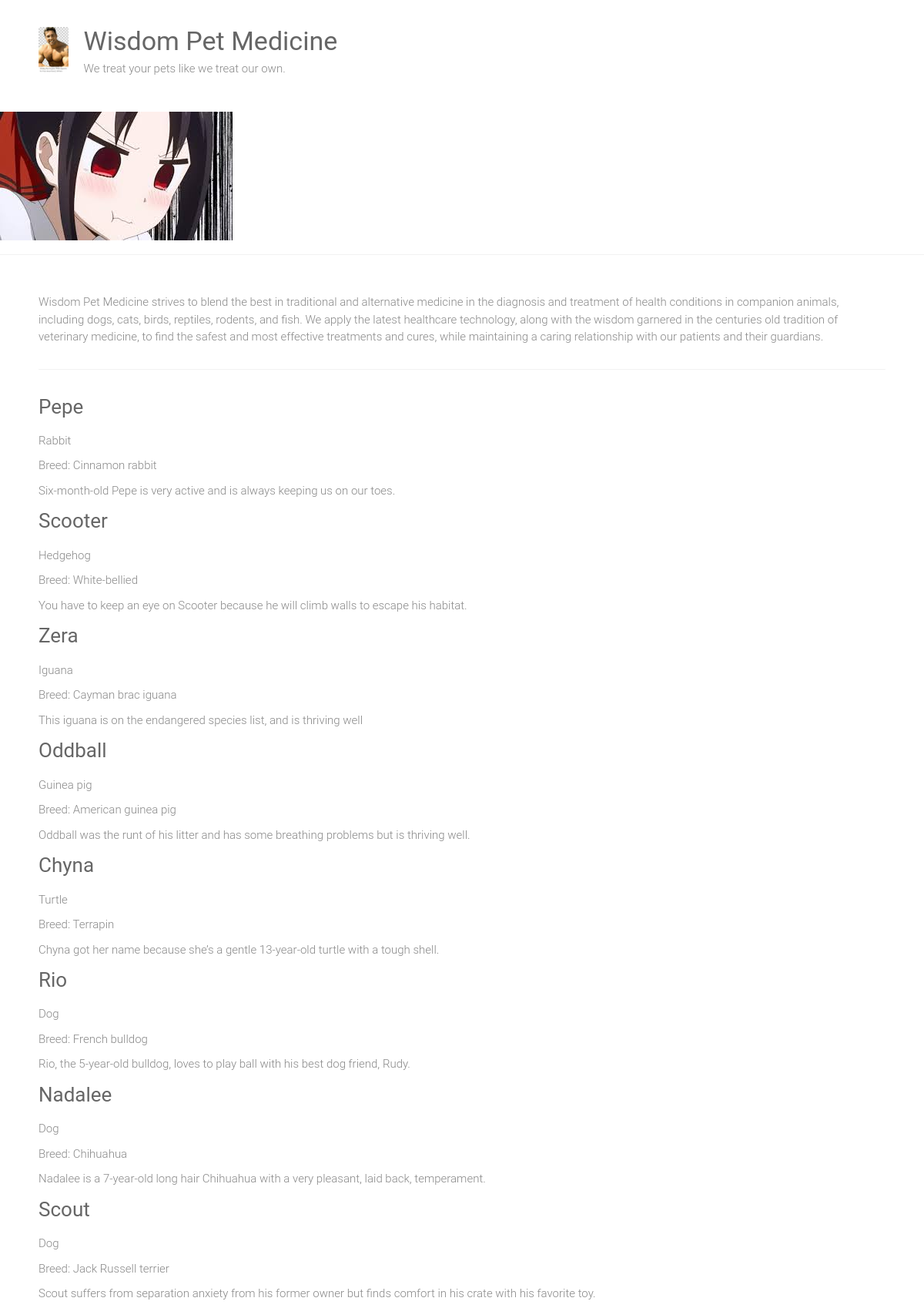
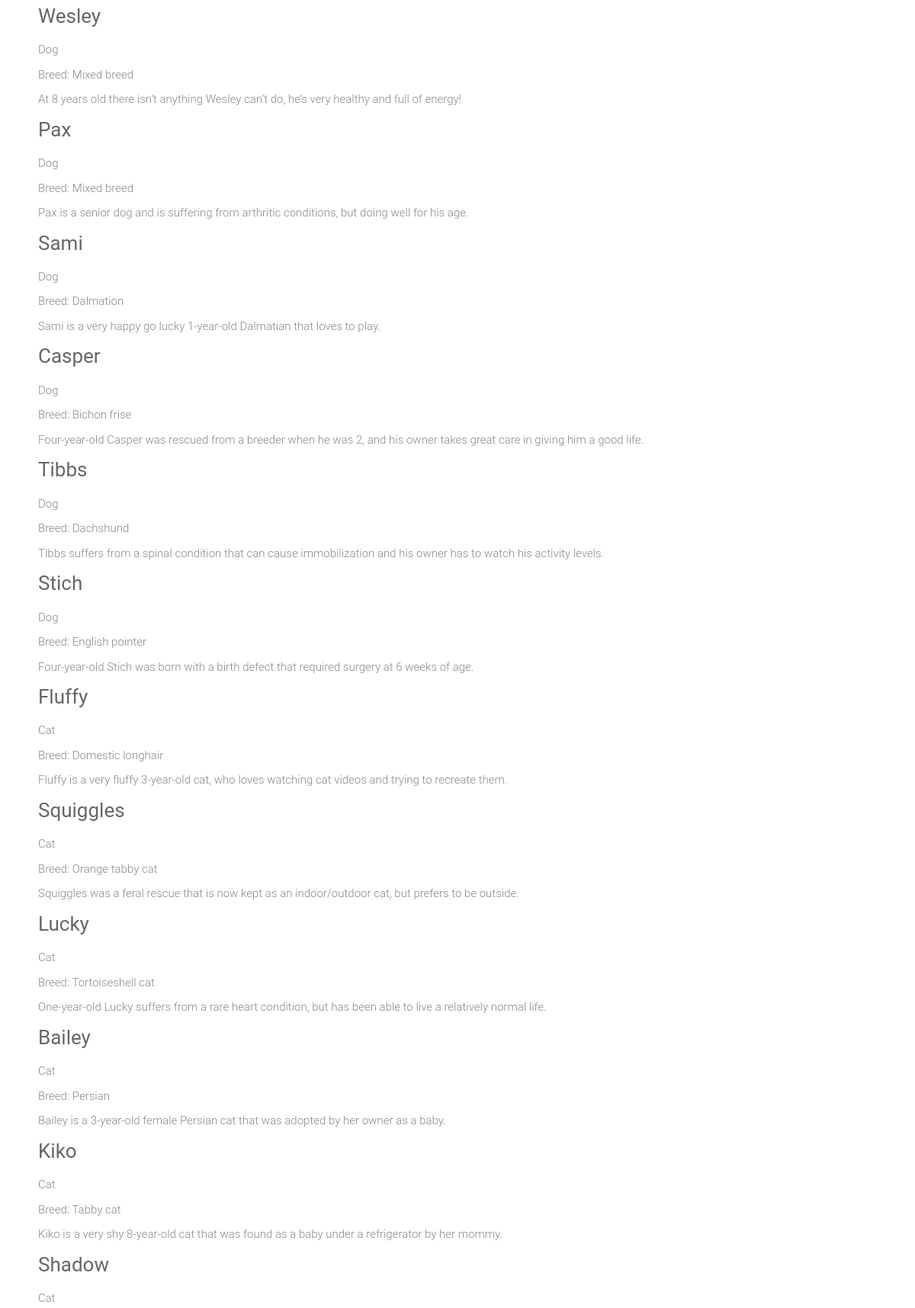
The page / (upper part) on the database its author committed (2 pictures, top to bottom).
### adoptions/models.py (models this page shows)
class Pet(models.Model):
    SEX_CHOICES = [('M', 'Male'), ('F', 'Female')]
    name = models.CharField(max_length=100)
    submitter = models.CharField(max_length=100)
    species = models.CharField(max_length=30)
    breed = models.CharField(max_length=30, blank=True)
    description = models.TextField()
    sex = models.CharField(choices=SEX_CHOICES, max_length=1, blank=True)
    submission_date = models.DateTimeField()
    age = models.IntegerField(null=True)
    vaccinations = models.ManyToManyField('Vaccine', blank=True)

### adoptions/views.py (the view)
# urls.py: 2. Add a URL to urlpatterns:  url(r'^$', views.home, name='home')
def home(request):
    pets = Pet.objects.all()
    return render(request, 'home.html',{'pets':pets})

### adoptions/templates/home.html
{% extends "base.html" %}
{% block content %}
<div>
    {% for pet in pets %}
        <div class="petname">
            <a href = "{% url 'pet_detail' pet.id %}">
                <h3>{{ pet.name|capfirst }}</h3>
            </a>
            <p>{{ pet.species}}</p>
            {% if pet.breed %}
            <p>Breed: {{pet.breed}}</p>
            {% endif %}
            <p>{{ pet.description}}</p>
        </div>
    {% endfor %}
</div>
{% endblock %}

### adoptions/templates/base.html (shortened to what this page needs)
{% load static %}
<html lang="en-US">
    <head>
        <link rel="stylesheet" id="ample-style-css" href="{% static 'style.css' %}" type="text/css" media="all">
    </head>
    <body class="wide">
        <div id="page" class="hfeed site">
            <header>
                <div class="header">
                    <div class="main-head-wrap inner-wrap clearfix">
                        <div id="header-logo-image">
                            <a href="/">
                                <img src="{% static 'images/Billy fake png.jpeg' %}" alt="Wisdom Pet Medicine">
                            </a>
                        </div>
                        <div id="header-text" class="">
                            <h1 id="site-title">
                                <a href="/" title="Wisdom Pet Medicine" rel="home">Wisdom Pet Medicine</a>
                            </h1>
                            <p>We treat your pets like we treat our own.</p>
                        </div>
                    </div>
                    <img src="{%static 'images/angry kaguya sama.jpeg' %}" alt="Wisdom Pet Medicine">
                </div>
            </header>
            <div class="main-wrapper">
                <div class="single-page clearfix">
                    <div class="inner-wrap">
                        <p>Wisdom Pet Medicine strives to blend the best in traditional and alternative medicine in the diagnosis and treatment of health conditions in companion animals, including dogs, cats, birds, reptiles, rodents, and fish. We apply the latest healthcare technology, along with the wisdom garnered in the centuries old tradition of veterinary medicine, to find the safest and most effective treatments and cures, while maintaining a caring relationship with our patients and their guardians.</p>
                        <hr>
                        <div>
                        {% block content %}
                        {% endblock %}
                        </div>
                    </div>
                </div>
            </div>
        </div>
    </body>
</html>

### static/style.css (style rules this page uses)
html, body, div, span, applet, object, iframe, h1, h2, h3, h4, h5, h6, p, blockquote, pre, a, abbr, acronym, address, big, cite, code, del, dfn, em, font, ins, kbd, q, s, samp, small, strike, strong, sub, sup, tt, var, dl, dt, dd, ol, ul, li, fieldset, form, label, legend, table, caption, tbody, tfoot, thead, tr, th, td { border: 0; font: inherit; font-size: 100%; font-style: inherit; font-weight: inherit; margin: 0; outline: 0; padding: 0; vertical-align: baseline; }
html { overflow-y: scroll; -webkit-text-size-adjust: 100%; -ms-text-size-adjust: 100%; }
article, aside, details, figcaption, figure, footer, header, main, nav, section { display: block; }
h1, h2, h3, h4, h5, h6 { color: #666666; line-height: 1.4; padding-bottom: 15px; font-weight: normal; }
h1 { font-size: 30px; }
h3 { font-size: 26px; }
body, button, input, select, textarea { color: #888888; font-size: 15px; line-height: 1.5; font-family: 'Roboto', sans-serif; font-weight: 300; }
p { color: #888888; font-size: 15px; line-height: 1.5; margin-bottom: 15px; font-weight: 300; }
body { background: #f2f2f2; }
hr { border-color: #f2f2f2; border-style: solid none none; border-width: 1px 0 0; height: 0; margin: 30px 0; }
a { color: #80abc8; text-decoration: none; -webkit-transition: 0.25s ease-in-out; -moz-transition: 0.25s ease-in-out; transition: 0.25s ease-in-out; -ms-transition: 0.25s ease-in-out; -o-transition: 0.25s ease-in-out; }
img { max-width: 100%; height: auto; vertical-align: top; margin-bottom: 18px; }
a img { border: 0; }
.clearfix:after { visibility: hidden; display: block; font-size: 0; content: " "; clear: both; height: 0; }
.clearfix { display: inline-block; }
.clearfix { display: block; }
body { padding-top: 30px; padding-bottom: 30px; }
body.wide { padding-top: 0; padding-bottom: 0; }
#page { background-color: #ffffff; margin: 0 auto; max-width: 1180px; box-shadow: 0 1px 2px 0 rgba(0, 0, 0, 0.1); }
.wide #page { max-width: 100%; }
.inner-wrap { max-width: 1100px; margin: 0 auto; }
.main-head-wrap { padding: 30px 0; }
.header { border-bottom: 1px solid #f2f2f2; }
#header-logo-image { float: left; padding: 5px 20px 5px 0; max-width: 100%; }
#header-logo-image img { margin-bottom: 0px; max-height: 60px; height: auto; width: auto; }
#header-text { float: left; padding-right: 20px; }
#site-title { padding-bottom: 0; }
#site-title a { color: #666666; font-size: 34px; }
.single-page { margin-top: 50px; }
.single-page p { margin-bottom: 10px; }

### rows shown on the page
Pet: name "Pepe", species "Rabbit", breed "Cinnamon rabbit", description "Six-month-old Pepe is very active and is always keeping us on our toes."
Pet: name "Scooter", species "Hedgehog", breed "White-bellied", description "You have to keep an eye on Scooter because he will climb walls to escape his habitat."
Pet: name "Zera", species "Iguana", breed "Cayman brac iguana", description "This iguana is on the endangered species list, and is thriving well"
Pet: name "Oddball", species "Guinea pig", breed "American guinea pig", description "Oddball was the runt of his litter and has some breathing problems but is thriving well."
Pet: name "Chyna", species "Turtle", breed "Terrapin", description "Chyna got her name because she’s a gentle 13-year-old turtle with a tough shell."
Pet: name "Rio", species "Dog", breed "French bulldog", description "Rio, the 5-year-old bulldog, loves to play ball with his best dog friend, Rudy."
Pet: name "Nadalee", species "Dog", breed "Chihuahua", description "Nadalee is a 7-year-old long hair Chihuahua with a very pleasant, laid back, temperament."
Pet: name "Scout", species "Dog", breed "Jack Russell terrier", description "Scout suffers from separation anxiety from his former owner but finds comfort in his crate with his favorite toy."
Pet: name "Wesley", species "Dog", breed "Mixed breed", description "At 8 years old there isn’t anything Wesley can’t do, he’s very healthy and full of energy!"
Pet: name "Pax", species "Dog", breed "Mixed breed", description "Pax is a senior dog and is suffering from arthritic conditions, but doing well for his age."
Pet: name "Sami", species "Dog", breed "Dalmation", description "Sami is a very happy go lucky 1-year-old Dalmatian that loves to play."
Pet: name "Casper", species "Dog", breed "Bichon frise", description "Four-year-old Casper was rescued from a breeder when he was 2, and his owner takes great care in giving him a good life."
Pet: name "Tibbs", species "Dog", breed "Dachshund", description "Tibbs suffers from a spinal condition that can cause immobilization and his owner has to watch his activity levels."
Pet: name "Stich", species "Dog", breed "English pointer", description "Four-year-old Stich was born with a birth defect that required surgery at 6 weeks of age."
Pet: name "Fluffy", species "Cat", breed "Domestic longhair", description "Fluffy is a very fluffy 3-year-old cat, who loves watching cat videos and trying to recreate them."
Pet: name "Squiggles", species "Cat", breed "Orange tabby cat", description "Squiggles was a feral rescue that is now kept as an indoor/outdoor cat, but prefers to be outside."
Pet: name "Lucky", species "Cat", breed "Tortoiseshell cat", description "One-year-old Lucky suffers from a rare heart condition, but has been able to live a relatively normal life."
Pet: name "Bailey", species "Cat", breed "Persian", description "Bailey is a 3-year-old female Persian cat that was adopted by her owner as a baby."
Pet: name "Kiko", species "Cat", breed "Tabby cat", description "Kiko is a very shy 8-year-old cat that was found as a baby under a refrigerator by her mommy."
Pet: name "Shadow", species "Cat"
